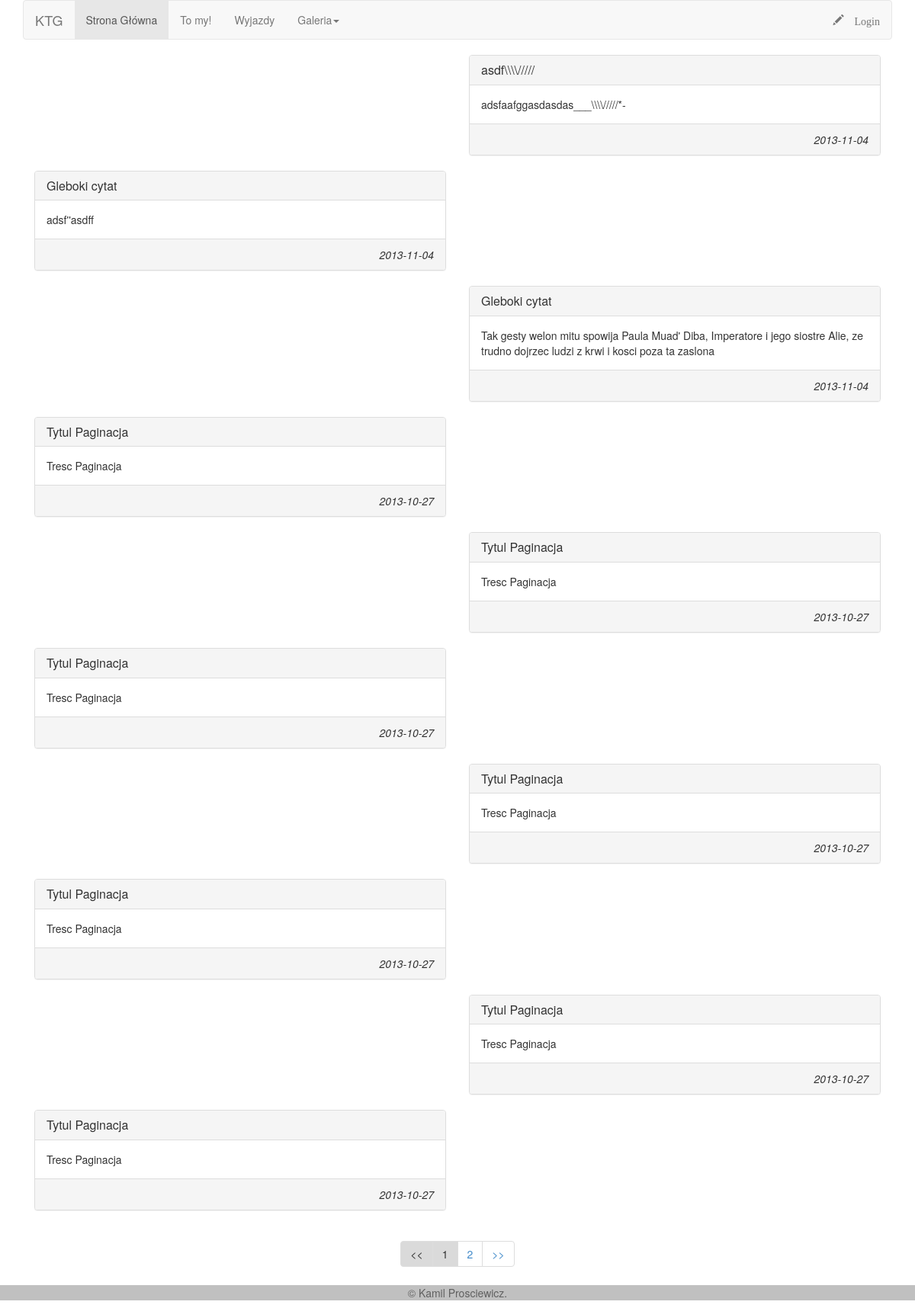
Before: / with the older database file.
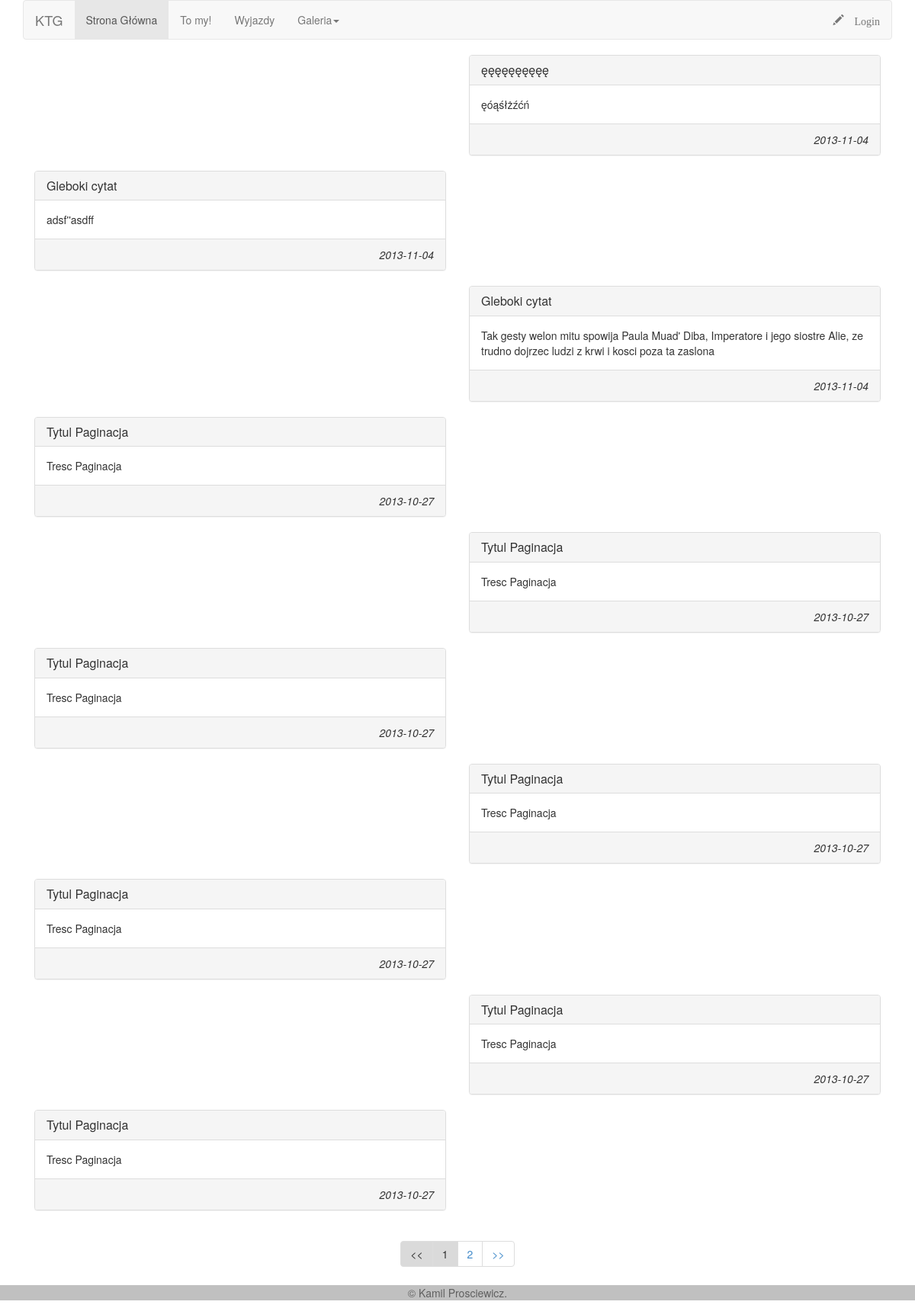
After: the same page with the newer database file.
### tables this page shows
CREATE TABLE IF NOT EXISTS `posts` (
  `id` int(10) unsigned NOT NULL AUTO_INCREMENT,
  `tytul` text NOT NULL,
  `tresc` text NOT NULL,
  `created` date NOT NULL,
  PRIMARY KEY (`id`)
);

### index.php (the view, shortened to what this page needs)
<?php
require 'dbConn.inc.php';
?>
<!DOCTYPE html>
<html lang="en">
  <head>
    <link href="bootstrap/dist/css/bootstrap.css" rel="stylesheet">
    <link href="style.css" rel="stylesheet">
  </head>
  <body>
    <div class="container">
    <?php require 'header.php'; ?>
	<?php
	$tbl_name="posts";
	$adjacents = 2;
	$zapytanie = $pdo->query("SELECT * FROM posts");
    $total_pages = $zapytanie->rowCount();
	$targetpage = "index.php";
	$limit = 10;
	$page = $_GET['page'];
	if($page)
		$start = ($page - 1) * $limit;
	else
		$start = 0;
	$posts = $pdo->query("SELECT * FROM $tbl_name ORDER BY id DESC LIMIT $start, $limit");
	$prev = $page - 1;
	$next = $page + 1;
	$lastpage = ceil($total_pages/$limit);
	$pagination = "";
	if($lastpage > 1)
	{
		$pagination .= "<ul class=\"pagination\">";
		if ($page > 1)
			$pagination.= "<li><a href=\"$targetpage?page=$prev\"> << </a></li>";
		else
			$pagination.= "<li><span class=\"disabled\"> << </span></li>";
		if ($lastpage < 7 + ($adjacents * 2))
		{
			for ($counter = 1; $counter <= $lastpage; $counter++)
			{
				if ($counter == $page)
					$pagination.= "<li><span class=\"current\">$counter</span></li>";
				else
					$pagination.= "<li><a href=\"$targetpage?page=$counter\">$counter</a></li>";
			}
		}
		if ($page < $counter - 1)
			$pagination.= "<li><a href=\"$targetpage?page=$next\"> >> </a></li>";
		else
			$pagination.= "<li><span class=\"disabled\"> >> </span></li>";
		$pagination.= "</ul>\n";
	}
?>
	<?php
		$licznik = 0;
		foreach($posts->fetchAll() as $row){
	            echo '<div id = "row">';
	            if ($licznik%2==1) {
	              echo '<div class="col-md-6">';
	            }else{
	              echo '<div class="col-md-6 col-md-offset-6">';
	            }
	            echo '<div class="panel panel-default">';
	            echo  '<div class="panel-heading">';
	            echo   '<h3 class="panel-title">'.stripslashes($row['tytul']).'</h3>';
	            echo  '</div>';
	            echo  '<div class="panel-body">';
	            echo    stripslashes($row['tresc'].'<br>');
	            echo  '</div>';
	            echo  '<div class="panel-footer">';
	            echo    '<div class = "created"><i>'.$row['created'].'</i></div>';
	            echo  '</div>';
	            echo  '</div>';
	            echo  '</div>';
	            echo '</div>';
	            $licznik++;
	        }
	?>
</div>
	<?php echo '<center>'.$pagination.'</center>'; ?>
    <?php require 'footer.php'; ?>
  </body>
</html>

Changed rows visible on the page:
changed posts: tytul "asdf\\\\\\\\/////" → "ęęęęęęęęęę"; tresc "adsfaafggasdasdas___\\\\\\\\/////*-" → "ęóąśłżźćń"
